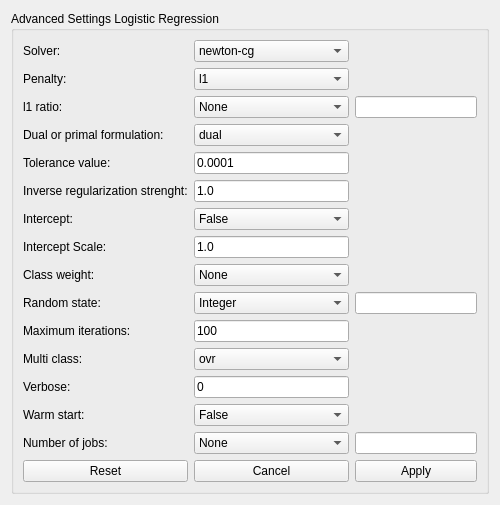
<?xml version="1.0" encoding="UTF-8"?>
<ui version="4.0">
 <class>AdvancedSettingsLogReg</class>
 <widget class="QWidget" name="AdvancedSettingsLogReg">
  <property name="geometry">
   <rect>
    <x>0</x>
    <y>0</y>
    <width>500</width>
    <height>480</height>
   </rect>
  </property>
  <property name="windowTitle">
   <string>Form</string>
  </property>
  <layout class="QHBoxLayout" name="horizontalLayout">
   <item>
    <layout class="QGridLayout" name="mainGridLayout">
     <item row="0" column="0" rowspan="2" colspan="3">
      <widget class="QGroupBox" name="advancedSettingsGroupBox">
       <property name="title">
        <string>Advanced Settings Logistic Regression</string>
       </property>
       <layout class="QGridLayout" name="gridLayout">
        <item row="0" column="0">
         <layout class="QGridLayout" name="advancedSettingsGroupBoxGridLayout" columnstretch="1,2,2">
          <item row="7" column="1">
           <widget class="QLineEdit" name="interceptScaleLineEdit">
            <property name="text">
             <string>1.0</string>
            </property>
           </widget>
          </item>
          <item row="5" column="0">
           <widget class="QLabel" name="inverseRegLabel">
            <property name="toolTip">
             <string>&lt;html&gt;&lt;head/&gt;&lt;body&gt;&lt;p&gt;Inverse of regularization strength; must be a positive float. Like in support vector machines, smaller values specify stronger regularization.&lt;/p&gt;&lt;/body&gt;&lt;/html&gt;</string>
            </property>
            <property name="text">
             <string>Inverse regularization strenght:</string>
            </property>
           </widget>
          </item>
          <item row="5" column="1">
           <widget class="QLineEdit" name="inverseRegLineEdit">
            <property name="text">
             <string>1.0</string>
            </property>
           </widget>
          </item>
          <item row="6" column="0">
           <widget class="QLabel" name="label">
            <property name="toolTip">
             <string>&lt;html&gt;&lt;head/&gt;&lt;body&gt;&lt;p&gt;Specifies if a constant (a.k.a. bias or intercept) should be added to the decision function.&lt;/p&gt;&lt;/body&gt;&lt;/html&gt;</string>
            </property>
            <property name="text">
             <string>Intercept:</string>
            </property>
           </widget>
          </item>
          <item row="10" column="0">
           <widget class="QLabel" name="max_iterLabel">
            <property name="toolTip">
             <string>&lt;html&gt;&lt;head/&gt;&lt;body&gt;&lt;p&gt;Maximum number of iterations taken for the solvers to converge.&lt;/p&gt;&lt;/body&gt;&lt;/html&gt;</string>
            </property>
            <property name="text">
             <string>Maximum iterations:</string>
            </property>
           </widget>
          </item>
          <item row="11" column="0">
           <widget class="QLabel" name="multi_classLabel">
            <property name="toolTip">
             <string>&lt;html&gt;&lt;head/&gt;&lt;body&gt;&lt;p&gt;If the option chosen is ‘ovr’, then a binary problem is fit for each label. For ‘multinomial’ the loss minimised is the multinomial loss fit across the entire probability distribution, &lt;span style=&quot; font-style:italic;&quot;&gt;even when the data is binary&lt;/span&gt;. ‘multinomial’ is unavailable when solver=’liblinear’. ‘auto’ selects ‘ovr’ if the data is binary, or if solver=’liblinear’, and otherwise selects ‘multinomial’.&lt;/p&gt;&lt;/body&gt;&lt;/html&gt;</string>
            </property>
            <property name="text">
             <string>Multi class:</string>
            </property>
           </widget>
          </item>
          <item row="9" column="0">
           <widget class="QLabel" name="randomStateLabel">
            <property name="toolTip">
             <string>&lt;html&gt;&lt;head/&gt;&lt;body&gt;&lt;p&gt;Used when &lt;span style=&quot; font-family:'Courier New';&quot;&gt;solver&lt;/span&gt; == ‘sag’, ‘saga’ or ‘liblinear’ to shuffle the data.&lt;/p&gt;&lt;/body&gt;&lt;/html&gt;</string>
            </property>
            <property name="text">
             <string>Random state:</string>
            </property>
           </widget>
          </item>
          <item row="0" column="1">
           <widget class="QComboBox" name="solverComboBox">
            <item>
             <property name="text">
              <string>newton-cg</string>
             </property>
            </item>
            <item>
             <property name="text">
              <string>lbfgs</string>
             </property>
            </item>
            <item>
             <property name="text">
              <string>liblinear</string>
             </property>
            </item>
            <item>
             <property name="text">
              <string>sag</string>
             </property>
            </item>
            <item>
             <property name="text">
              <string>saga</string>
             </property>
            </item>
           </widget>
          </item>
          <item row="1" column="0">
           <widget class="QLabel" name="penaltyLabel">
            <property name="toolTip">
             <string>&lt;html&gt;&lt;head/&gt;&lt;body&gt;&lt;p&gt;Used to specify the norm used in the penalization. The ‘newton-cg’, ‘sag’ and ‘lbfgs’ solvers support only l2 penalties. ‘elasticnet’ is only supported by the ‘saga’ solver. If ‘none’ (not supported by the liblinear solver), no regularization is applied.&lt;/p&gt;&lt;/body&gt;&lt;/html&gt;</string>
            </property>
            <property name="text">
             <string>Penalty:</string>
            </property>
           </widget>
          </item>
          <item row="6" column="1">
           <widget class="QComboBox" name="interceptComboBox">
            <item>
             <property name="text">
              <string>False</string>
             </property>
            </item>
            <item>
             <property name="text">
              <string>True</string>
             </property>
            </item>
           </widget>
          </item>
          <item row="10" column="1">
           <widget class="QLineEdit" name="max_iterLineEdit">
            <property name="text">
             <string>100</string>
            </property>
           </widget>
          </item>
          <item row="9" column="1">
           <widget class="QComboBox" name="randomStateComboBox">
            <item>
             <property name="text">
              <string>Integer</string>
             </property>
            </item>
            <item>
             <property name="text">
              <string>Random state instance</string>
             </property>
            </item>
            <item>
             <property name="text">
              <string>None</string>
             </property>
            </item>
           </widget>
          </item>
          <item row="1" column="2">
           <spacer name="horizontalSpacer">
            <property name="orientation">
             <enum>Qt::Horizontal</enum>
            </property>
            <property name="sizeHint" stdset="0">
             <size>
              <width>40</width>
              <height>20</height>
             </size>
            </property>
           </spacer>
          </item>
          <item row="1" column="1">
           <widget class="QComboBox" name="penaltyComboBox">
            <item>
             <property name="text">
              <string>l1</string>
             </property>
            </item>
            <item>
             <property name="text">
              <string>l2</string>
             </property>
            </item>
            <item>
             <property name="text">
              <string>elasticnet</string>
             </property>
            </item>
            <item>
             <property name="text">
              <string>None</string>
             </property>
            </item>
           </widget>
          </item>
          <item row="0" column="0">
           <widget class="QLabel" name="solverLabel">
            <property name="toolTip">
             <string>&lt;html&gt;&lt;head/&gt;&lt;body&gt;&lt;p&gt;Algorithm to use in the optimization problem.&lt;/p&gt;&lt;ul style=&quot;margin-top: 0px; margin-bottom: 0px; margin-left: 0px; margin-right: 0px; -qt-list-indent: 1;&quot;&gt;&lt;li style=&quot; margin-top:12px; margin-bottom:12px; margin-left:0px; margin-right:0px; -qt-block-indent:0; text-indent:0px;&quot;&gt;For small datasets, ‘liblinear’ is a good choice, whereas ‘sag’ and ‘saga’ are faster for large ones.&lt;/li&gt;&lt;li style=&quot; margin-top:12px; margin-bottom:12px; margin-left:0px; margin-right:0px; -qt-block-indent:0; text-indent:0px;&quot;&gt;For multiclass problems, only ‘newton-cg’, ‘sag’, ‘saga’ and ‘lbfgs’ handle multinomial loss; ‘liblinear’ is limited to one-versus-rest schemes.&lt;/li&gt;&lt;li style=&quot; margin-top:12px; margin-bottom:12px; margin-left:0px; margin-right:0px; -qt-block-indent:0; text-indent:0px;&quot;&gt;‘newton-cg’, ‘lbfgs’, ‘sag’ and ‘saga’ handle L2 or no penalty&lt;/li&gt;&lt;li style=&quot; margin-top:12px; margin-bottom:12px; margin-left:0px; margin-right:0px; -qt-block-indent:0; text-indent:0px;&quot;&gt;‘liblinear’ and ‘saga’ also handle L1 penalty&lt;/li&gt;&lt;li style=&quot; margin-top:12px; margin-bottom:12px; margin-left:0px; margin-right:0px; -qt-block-indent:0; text-indent:0px;&quot;&gt;‘saga’ also supports ‘elasticnet’ penalty&lt;/li&gt;&lt;li style=&quot; margin-top:12px; margin-bottom:12px; margin-left:0px; margin-right:0px; -qt-block-indent:0; text-indent:0px;&quot;&gt;‘liblinear’ does not support setting &lt;span style=&quot; font-family:'Courier New';&quot;&gt;penalty='none'&lt;/span&gt;&lt;/li&gt;&lt;/ul&gt;&lt;p&gt;Note that ‘sag’ and ‘saga’ fast convergence is only guaranteed on features with approximately the same scale.&lt;/p&gt;&lt;/body&gt;&lt;/html&gt;</string>
            </property>
            <property name="text">
             <string>Solver:</string>
            </property>
           </widget>
          </item>
          <item row="8" column="0">
           <widget class="QLabel" name="classWeightLabel">
            <property name="toolTip">
             <string>&lt;html&gt;&lt;head/&gt;&lt;body&gt;&lt;p&gt;Weights associated with classes in the form &lt;span style=&quot; font-family:'Courier New';&quot;&gt;{class_label: weight}&lt;/span&gt;. If not given, all classes are supposed to have weight one.&lt;/p&gt;&lt;p&gt;The “balanced” mode uses the values of y to automatically adjust weights inversely proportional to class frequencies in the input data as &lt;span style=&quot; font-family:'Courier New';&quot;&gt;n_samples / (n_classes * np.bincount(y))&lt;/span&gt;.&lt;/p&gt;&lt;p&gt;Note that these weights will be multiplied with sample_weight (passed through the fit method) if sample_weight is specified.&lt;/p&gt;&lt;/body&gt;&lt;/html&gt;</string>
            </property>
            <property name="text">
             <string>Class weight:</string>
            </property>
           </widget>
          </item>
          <item row="9" column="2">
           <widget class="QLineEdit" name="randomStateLineEdit"/>
          </item>
          <item row="7" column="0">
           <widget class="QLabel" name="interceptScaleLabel">
            <property name="toolTip">
             <string>&lt;html&gt;&lt;head/&gt;&lt;body&gt;&lt;p&gt;Useful only when the solver ‘liblinear’ is used and self.fit_intercept is set to True. In this case, x becomes [x, self.intercept_scaling], i.e. a “synthetic” feature with constant value equal to intercept_scaling is appended to the instance vector. The intercept becomes &lt;span style=&quot; font-family:'Courier New';&quot;&gt;intercept_scaling * synthetic_feature_weight&lt;/span&gt;.&lt;/p&gt;&lt;p&gt;Note! the synthetic feature weight is subject to l1/l2 regularization as all other features. To lessen the effect of regularization on synthetic feature weight (and therefore on the intercept) intercept_scaling has to be increased.&lt;/p&gt;&lt;/body&gt;&lt;/html&gt;</string>
            </property>
            <property name="text">
             <string>Intercept Scale:</string>
            </property>
           </widget>
          </item>
          <item row="11" column="1">
           <widget class="QComboBox" name="multi_classComboBox">
            <item>
             <property name="text">
              <string>ovr</string>
             </property>
            </item>
            <item>
             <property name="text">
              <string>multinomial</string>
             </property>
            </item>
            <item>
             <property name="text">
              <string>auto</string>
             </property>
            </item>
           </widget>
          </item>
          <item row="8" column="1">
           <widget class="QComboBox" name="classWeightComboBox">
            <item>
             <property name="text">
              <string>None</string>
             </property>
            </item>
            <item>
             <property name="text">
              <string>BALANCED</string>
             </property>
            </item>
           </widget>
          </item>
          <item row="4" column="0">
           <widget class="QLabel" name="toleranceLabel">
            <property name="toolTip">
             <string>&lt;html&gt;&lt;head/&gt;&lt;body&gt;&lt;p&gt;Tolerance for stopping criteria.&lt;/p&gt;&lt;/body&gt;&lt;/html&gt;</string>
            </property>
            <property name="text">
             <string>Tolerance value:</string>
            </property>
           </widget>
          </item>
          <item row="3" column="0">
           <widget class="QLabel" name="dualLabel">
            <property name="toolTip">
             <string>&lt;html&gt;&lt;head/&gt;&lt;body&gt;&lt;p&gt;Dual or primal formulation. Dual formulation is only implemented for l2 penalty with liblinear solver. Prefer dual=False when n_samples &amp;gt; n_features.&lt;/p&gt;&lt;/body&gt;&lt;/html&gt;</string>
            </property>
            <property name="text">
             <string>Dual or primal formulation:</string>
            </property>
           </widget>
          </item>
          <item row="4" column="1">
           <widget class="QLineEdit" name="toleranceLineEdit">
            <property name="text">
             <string>0.0001</string>
            </property>
           </widget>
          </item>
          <item row="3" column="1">
           <widget class="QComboBox" name="dualComboBox">
            <item>
             <property name="text">
              <string>dual</string>
             </property>
            </item>
            <item>
             <property name="text">
              <string>primal</string>
             </property>
            </item>
           </widget>
          </item>
          <item row="12" column="1">
           <widget class="QLineEdit" name="verboseLineEdit">
            <property name="text">
             <string>0</string>
            </property>
           </widget>
          </item>
          <item row="12" column="0">
           <widget class="QLabel" name="verboseLabel">
            <property name="toolTip">
             <string>&lt;html&gt;&lt;head/&gt;&lt;body&gt;&lt;p&gt;For the liblinear and lbfgs solvers set verbose to any positive number for verbosity.&lt;/p&gt;&lt;/body&gt;&lt;/html&gt;</string>
            </property>
            <property name="text">
             <string>Verbose:</string>
            </property>
           </widget>
          </item>
          <item row="13" column="0">
           <widget class="QLabel" name="warmStartLabel">
            <property name="toolTip">
             <string>&lt;html&gt;&lt;head/&gt;&lt;body&gt;&lt;p&gt;When set to True, reuse the solution of the previous call to fit as initialization, otherwise, just erase the previous solution. Useless for liblinear solver&lt;/p&gt;&lt;/body&gt;&lt;/html&gt;</string>
            </property>
            <property name="text">
             <string>Warm start:</string>
            </property>
           </widget>
          </item>
          <item row="13" column="1">
           <widget class="QComboBox" name="warmStartComboBox">
            <item>
             <property name="text">
              <string>False</string>
             </property>
            </item>
            <item>
             <property name="text">
              <string>True</string>
             </property>
            </item>
           </widget>
          </item>
          <item row="2" column="0">
           <widget class="QLabel" name="l1RatioLabel">
            <property name="toolTip">
             <string>&lt;html&gt;&lt;head/&gt;&lt;body&gt;&lt;p&gt;The Elastic-Net mixing parameter, with &lt;span style=&quot; font-family:'Courier New';&quot;&gt;0 &amp;lt;= l1_ratio &amp;lt;= 1&lt;/span&gt;. Only used if &lt;span style=&quot; font-family:'Courier New';&quot;&gt;penalty='elasticnet'&lt;/span&gt;. Setting &lt;span style=&quot; font-family:'Courier New';&quot;&gt;l1_ratio=0&lt;/span&gt; is equivalent to using &lt;span style=&quot; font-family:'Courier New';&quot;&gt;penalty='l2'&lt;/span&gt;, while setting &lt;span style=&quot; font-family:'Courier New';&quot;&gt;l1_ratio=1&lt;/span&gt; is equivalent to using &lt;span style=&quot; font-family:'Courier New';&quot;&gt;penalty='l1'&lt;/span&gt;. For &lt;span style=&quot; font-family:'Courier New';&quot;&gt;0 &amp;lt; l1_ratio &amp;lt;1&lt;/span&gt;, the penalty is a combination of L1 and L2.&lt;/p&gt;&lt;/body&gt;&lt;/html&gt;</string>
            </property>
            <property name="text">
             <string>l1 ratio:</string>
            </property>
           </widget>
          </item>
          <item row="2" column="1">
           <widget class="QComboBox" name="l1RatioComboBox">
            <item>
             <property name="text">
              <string>None</string>
             </property>
            </item>
            <item>
             <property name="text">
              <string>Float</string>
             </property>
            </item>
           </widget>
          </item>
          <item row="14" column="0">
           <widget class="QLabel" name="n_jobsLabel">
            <property name="toolTip">
             <string>&lt;html&gt;&lt;head/&gt;&lt;body&gt;&lt;p&gt;&lt;span style=&quot; color:#000000;&quot;&gt;Number of CPU cores used when parallelizing over classes if multi_class=’ovr’”. This parameter is ignored when the &lt;/span&gt;&lt;span style=&quot; font-family:'Courier New'; color:#000000;&quot;&gt;solver&lt;/span&gt;&lt;span style=&quot; color:#000000;&quot;&gt; is set to ‘liblinear’ regardless of whether ‘multi_class’ is specified or not. &lt;/span&gt;&lt;span style=&quot; font-family:'Courier New'; color:#000000;&quot;&gt;None&lt;/span&gt;&lt;span style=&quot; color:#000000;&quot;&gt; means 1 unless in&lt;/span&gt;&lt;span style=&quot; color:#000000;&quot;&gt; a &lt;/span&gt;&lt;a href=&quot;https://joblib.readthedocs.io/en/latest/parallel.html#joblib.parallel_backend&quot;&gt;&lt;span style=&quot; font-family:'Courier New'; color:#000000;&quot;&gt;joblib.parallel_backend&lt;/span&gt;&lt;/a&gt;&lt;span style=&quot; color:#000000;&quot;&gt; co&lt;/span&gt;&lt;span style=&quot; color:#000000;&quot;&gt;ntext. &lt;/span&gt;&lt;span style=&quot; font-family:'Courier New'; color:#000000;&quot;&gt;-1&lt;/span&gt;&lt;span style=&quot; color:#000000;&quot;&gt; means using all processors.&lt;/span&gt;&lt;/p&gt;&lt;/body&gt;&lt;/html&gt;</string>
            </property>
            <property name="text">
             <string>Number of jobs:</string>
            </property>
           </widget>
          </item>
          <item row="14" column="2">
           <widget class="QLineEdit" name="n_jobsLineEdit"/>
          </item>
          <item row="2" column="2">
           <widget class="QLineEdit" name="l1RatioLineEdit"/>
          </item>
          <item row="14" column="1">
           <widget class="QComboBox" name="nJobsComboBox">
            <item>
             <property name="text">
              <string>None</string>
             </property>
            </item>
            <item>
             <property name="text">
              <string>Integer</string>
             </property>
            </item>
           </widget>
          </item>
          <item row="15" column="0">
           <widget class="QPushButton" name="resetToDefaultPushButton">
            <property name="text">
             <string>Reset</string>
            </property>
           </widget>
          </item>
          <item row="15" column="1">
           <widget class="QPushButton" name="cancelPushButton">
            <property name="text">
             <string>Cancel</string>
            </property>
           </widget>
          </item>
          <item row="15" column="2">
           <widget class="QPushButton" name="applyPushButton">
            <property name="text">
             <string>Apply</string>
            </property>
           </widget>
          </item>
         </layout>
        </item>
       </layout>
      </widget>
     </item>
    </layout>
   </item>
  </layout>
 </widget>
 <tabstops>
  <tabstop>solverComboBox</tabstop>
  <tabstop>penaltyComboBox</tabstop>
  <tabstop>l1RatioComboBox</tabstop>
  <tabstop>l1RatioLineEdit</tabstop>
  <tabstop>dualComboBox</tabstop>
  <tabstop>toleranceLineEdit</tabstop>
  <tabstop>inverseRegLineEdit</tabstop>
  <tabstop>interceptComboBox</tabstop>
  <tabstop>interceptScaleLineEdit</tabstop>
  <tabstop>classWeightComboBox</tabstop>
  <tabstop>randomStateComboBox</tabstop>
  <tabstop>randomStateLineEdit</tabstop>
  <tabstop>max_iterLineEdit</tabstop>
  <tabstop>multi_classComboBox</tabstop>
  <tabstop>verboseLineEdit</tabstop>
  <tabstop>warmStartComboBox</tabstop>
  <tabstop>nJobsComboBox</tabstop>
  <tabstop>n_jobsLineEdit</tabstop>
  <tabstop>resetToDefaultPushButton</tabstop>
  <tabstop>cancelPushButton</tabstop>
  <tabstop>applyPushButton</tabstop>
 </tabstops>
 <resources/>
 <connections/>
</ui>
